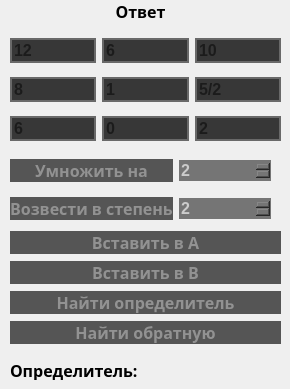
     <widget class="QWidget" name="matrixAnswer" native="true">
      <widget class="QWidget" name="verticalLayoutWidget_4">
       <property name="geometry">
        <rect>
         <x>10</x>
         <y>230</y>
         <width>271</width>
         <height>116</height>
        </rect>
       </property>
       <layout class="QVBoxLayout" name="clsDeterInvertAns">
        <item>
         <widget class="QPushButton" name="InA">
          <property name="font">
           <font>
            <family>Meiryo</family>
            <pointsize>12</pointsize>
            <weight>75</weight>
            <bold>true</bold>
           </font>
          </property>
          <property name="cursor">
           <cursorShape>PointingHandCursor</cursorShape>
          </property>
          <property name="autoFillBackground">
           <bool>false</bool>
          </property>
          <property name="styleSheet">
           <string notr="true">QPushButton{
 	background-color: rgb(85, 85, 85);
	border: none;
	color: rgb(146, 146, 146);
}

QPushButton::hover{
 	background-color:rgb(65, 65, 65);
	border: 2px solid rgb(70, 70, 70);
}

QPushButton::pressed{
 	background-color: rgb(148, 148, 148);
	border: none;
	color: rgb(40, 40, 40)
}</string>
          </property>
          <property name="text">
           <string>Вставить в А</string>
          </property>
         </widget>
        </item>
        <item>
         <widget class="QPushButton" name="InB">
          <property name="font">
           <font>
            <family>Meiryo</family>
            <pointsize>12</pointsize>
            <weight>75</weight>
            <bold>true</bold>
           </font>
          </property>
          <property name="cursor">
           <cursorShape>PointingHandCursor</cursorShape>
          </property>
          <property name="autoFillBackground">
           <bool>false</bool>
          </property>
          <property name="styleSheet">
           <string notr="true">QPushButton{
 	background-color: rgb(85, 85, 85);
	border: none;
	color: rgb(146, 146, 146);
}

QPushButton::hover{
 	background-color:rgb(65, 65, 65);
	border: 2px solid rgb(70, 70, 70);
}

QPushButton::pressed{
 	background-color: rgb(148, 148, 148);
	border: none;
	color: rgb(40, 40, 40)
}</string>
          </property>
          <property name="text">
           <string>Вставить в В</string>
          </property>
         </widget>
        </item>
        <item>
         <widget class="QPushButton" name="deterAns">
          <property name="font">
           <font>
            <family>Meiryo</family>
            <pointsize>12</pointsize>
            <weight>75</weight>
            <bold>true</bold>
           </font>
          </property>
          <property name="cursor">
           <cursorShape>PointingHandCursor</cursorShape>
          </property>
          <property name="autoFillBackground">
           <bool>false</bool>
          </property>
          <property name="styleSheet">
           <string notr="true">QPushButton{
 	background-color: rgb(85, 85, 85);
	border: none;
	color: rgb(146, 146, 146);
}

QPushButton::hover{
 	background-color:rgb(65, 65, 65);
	border: 2px solid rgb(70, 70, 70);
}

QPushButton::pressed{
 	background-color: rgb(148, 148, 148);
	border: none;
	color: rgb(40, 40, 40)
}</string>
          </property>
          <property name="text">
           <string>Найти определитель</string>
          </property>
         </widget>
        </item>
        <item>
         <widget class="QPushButton" name="invertAns">
          <property name="font">
           <font>
            <family>Meiryo</family>
            <pointsize>12</pointsize>
            <weight>75</weight>
            <bold>true</bold>
           </font>
          </property>
          <property name="cursor">
           <cursorShape>PointingHandCursor</cursorShape>
          </property>
          <property name="autoFillBackground">
           <bool>false</bool>
          </property>
          <property name="styleSheet">
           <string notr="true">QPushButton{
 	background-color: rgb(85, 85, 85);
	border: none;
	color: rgb(146, 146, 146);
}

QPushButton::hover{
 	background-color:rgb(65, 65, 65);
	border: 2px solid rgb(70, 70, 70);
}

QPushButton::pressed{
 	background-color: rgb(148, 148, 148);
	border: none;
	color: rgb(40, 40, 40)
}</string>
          </property>
          <property name="text">
           <string>Найти обратную</string>
          </property>
         </widget>
        </item>
       </layout>
      </widget>
      <widget class="QWidget" name="gridLayoutWidget_9">
       <property name="geometry">
        <rect>
         <x>10</x>
         <y>150</y>
         <width>271</width>
         <height>81</height>
        </rect>
       </property>
       <layout class="QGridLayout" name="sizeAddExpendAns">
        <property name="sizeConstraint">
         <enum>QLayout::SetDefaultConstraint</enum>
        </property>
        <property name="leftMargin">
         <number>0</number>
        </property>
        <property name="rightMargin">
         <number>10</number>
        </property>
        <item row="1" column="0">
         <widget class="QPushButton" name="expButtonAns">
          <property name="font">
           <font>
            <family>Meiryo</family>
            <pointsize>12</pointsize>
            <weight>75</weight>
            <bold>true</bold>
           </font>
          </property>
          <property name="cursor">
           <cursorShape>PointingHandCursor</cursorShape>
          </property>
          <property name="autoFillBackground">
           <bool>false</bool>
          </property>
          <property name="styleSheet">
           <string notr="true">QPushButton{
 	background-color: rgb(85, 85, 85);
	border: none;
	color: rgb(146, 146, 146);
}

QPushButton::hover{
 	background-color:rgb(65, 65, 65);
	border: 2px solid rgb(70, 70, 70);
}

QPushButton::pressed{
 	background-color: rgb(148, 148, 148);
	border: none;
	color: rgb(40, 40, 40)
}</string>
          </property>
          <property name="text">
           <string>Возвести в степень</string>
          </property>
         </widget>
        </item>
        <item row="0" column="1">
         <widget class="QSpinBox" name="addAns_val">
          <property name="font">
           <font>
            <pointsize>12</pointsize>
            <weight>75</weight>
            <bold>true</bold>
           </font>
          </property>
          <property name="cursor">
           <cursorShape>IBeamCursor</cursorShape>
          </property>
          <property name="styleSheet">
           <string notr="true">background-color: rgb(117, 117, 117);
border: none;
color: rgb(203, 203, 203);</string>
          </property>
          <property name="maximum">
           <number>99999</number>
          </property>
          <property name="value">
           <number>2</number>
          </property>
         </widget>
        </item>
        <item row="0" column="0">
         <widget class="QPushButton" name="addButtonAns">
          <property name="font">
           <font>
            <family>Meiryo</family>
            <pointsize>12</pointsize>
            <weight>75</weight>
            <bold>true</bold>
           </font>
          </property>
          <property name="cursor">
           <cursorShape>PointingHandCursor</cursorShape>
          </property>
          <property name="autoFillBackground">
           <bool>false</bool>
          </property>
          <property name="styleSheet">
           <string notr="true">QPushButton{
 	background-color: rgb(85, 85, 85);
	border: none;
	color: rgb(146, 146, 146);
}

QPushButton::hover{
 	background-color:rgb(65, 65, 65);
	border: 2px solid rgb(70, 70, 70);
}

QPushButton::pressed{
 	background-color: rgb(148, 148, 148);
	border: none;
	color: rgb(40, 40, 40)
}</string>
          </property>
          <property name="text">
           <string>Умножить на</string>
          </property>
         </widget>
        </item>
        <item row="1" column="1">
         <widget class="QSpinBox" name="expAns_val">
          <property name="font">
           <font>
            <pointsize>12</pointsize>
            <weight>75</weight>
            <bold>true</bold>
           </font>
          </property>
          <property name="styleSheet">
           <string notr="true">background-color: rgb(117, 117, 117);
border: none;
color: rgb(203, 203, 203);</string>
          </property>
          <property name="maximum">
           <number>999</number>
          </property>
          <property name="value">
           <number>2</number>
          </property>
         </widget>
        </item>
       </layout>
      </widget>
      <widget class="QWidget" name="gridLayoutWidget_10">
       <property name="geometry">
        <rect>
         <x>10</x>
         <y>30</y>
         <width>271</width>
         <height>121</height>
        </rect>
       </property>
       <layout class="QGridLayout" name="matrixAns">
        <property name="spacing">
         <number>6</number>
        </property>
        <item row="2" column="1">
         <widget class="QLineEdit" name="ans7">
          <property name="sizeIncrement">
           <size>
            <width>0</width>
            <height>0</height>
           </size>
          </property>
          <property name="baseSize">
           <size>
            <width>0</width>
            <height>0</height>
           </size>
          </property>
          <property name="font">
           <font>
            <pointsize>12</pointsize>
            <weight>75</weight>
            <bold>true</bold>
           </font>
          </property>
          <property name="styleSheet">
           <string notr="true">background-color:rgb(55, 55, 55);
border: 2px solid rgb(105, 105, 105)</string>
          </property>
          <property name="placeholderText">
           <string>0</string>
          </property>
         </widget>
        </item>
        <item row="0" column="1">
         <widget class="QLineEdit" name="ans1">
          <property name="font">
           <font>
            <pointsize>12</pointsize>
            <weight>75</weight>
            <bold>true</bold>
           </font>
          </property>
          <property name="styleSheet">
           <string notr="true">background-color:rgb(55, 55, 55);
border: 2px solid rgb(105, 105, 105)</string>
          </property>
          <property name="placeholderText">
           <string>6</string>
          </property>
         </widget>
        </item>
        <item row="2" column="2">
         <widget class="QLineEdit" name="ans8">
          <property name="font">
           <font>
            <pointsize>12</pointsize>
            <weight>75</weight>
            <bold>true</bold>
           </font>
          </property>
          <property name="layoutDirection">
           <enum>Qt::LeftToRight</enum>
          </property>
          <property name="styleSheet">
           <string notr="true">background-color:rgb(55, 55, 55);
border: 2px solid rgb(105, 105, 105)</string>
          </property>
          <property name="placeholderText">
           <string>2</string>
          </property>
         </widget>
        </item>
        <item row="2" column="0">
         <widget class="QLineEdit" name="ans6">
          <property name="font">
           <font>
            <pointsize>12</pointsize>
            <weight>75</weight>
            <bold>true</bold>
           </font>
          </property>
          <property name="styleSheet">
           <string notr="true">background-color:rgb(55, 55, 55);
border: 2px solid rgb(105, 105, 105)</string>
          </property>
          <property name="placeholderText">
           <string>6</string>
          </property>
         </widget>
        </item>
        <item row="0" column="0">
         <widget class="QLineEdit" name="ans0">
          <property name="enabled">
           <bool>true</bool>
          </property>
          <property name="font">
           <font>
            <pointsize>12</pointsize>
            <weight>75</weight>
            <bold>true</bold>
           </font>
          </property>
          <property name="styleSheet">
           <string notr="true">text-align: left;
background-color:rgb(55, 55, 55);
border: 2px solid rgb(105, 105, 105);
</string>
          </property>
          <property name="placeholderText">
           <string>12</string>
          </property>
         </widget>
        </item>
        <item row="1" column="1">
         <widget class="QLineEdit" name="ans4">
          <property name="font">
           <font>
            <pointsize>12</pointsize>
            <weight>75</weight>
            <bold>true</bold>
           </font>
          </property>
          <property name="styleSheet">
           <string notr="true">background-color:rgb(55, 55, 55);
border: 2px solid rgb(105, 105, 105)</string>
          </property>
          <property name="placeholderText">
           <string>1</string>
          </property>
         </widget>
        </item>
        <item row="1" column="0">
         <widget class="QLineEdit" name="ans3">
          <property name="sizePolicy">
           <sizepolicy hsizetype="Expanding" vsizetype="Fixed">
            <horstretch>0</horstretch>
            <verstretch>0</verstretch>
           </sizepolicy>
          </property>
          <property name="font">
           <font>
            <pointsize>12</pointsize>
            <weight>75</weight>
            <bold>true</bold>
           </font>
          </property>
          <property name="styleSheet">
           <string notr="true">background-color:rgb(55, 55, 55);
border: 2px solid rgb(105, 105, 105)</string>
          </property>
          <property name="placeholderText">
           <string>8</string>
          </property>
         </widget>
        </item>
        <item row="1" column="2">
         <widget class="QLineEdit" name="ans5">
          <property name="font">
           <font>
            <pointsize>12</pointsize>
            <weight>75</weight>
            <bold>true</bold>
           </font>
          </property>
          <property name="styleSheet">
           <string notr="true">background-color:rgb(55, 55, 55);
border: 2px solid rgb(105, 105, 105)</string>
          </property>
          <property name="placeholderText">
           <string>5/2</string>
          </property>
         </widget>
        </item>
        <item row="0" column="2">
         <widget class="QLineEdit" name="ans2">
          <property name="font">
           <font>
            <pointsize>12</pointsize>
            <weight>75</weight>
            <bold>true</bold>
            <stylestrategy>PreferAntialias</stylestrategy>
           </font>
          </property>
          <property name="styleSheet">
           <string notr="true">background-color:rgb(55, 55, 55);
border: 2px solid rgb(105, 105, 105)</string>
          </property>
          <property name="placeholderText">
           <string>10</string>
          </property>
         </widget>
        </item>
       </layout>
      </widget>
      <widget class="QLabel" name="nameAns">
       <property name="geometry">
        <rect>
         <x>90</x>
         <y>0</y>
         <width>101</width>
         <height>20</height>
        </rect>
       </property>
       <property name="font">
        <font>
         <family>Meiryo</family>
         <pointsize>12</pointsize>
         <weight>75</weight>
         <bold>true</bold>
        </font>
       </property>
       <property name="text">
        <string>&lt;html&gt;&lt;head/&gt;&lt;body&gt;&lt;p align=&quot;center&quot;&gt;Ответ&lt;/p&gt;&lt;/body&gt;&lt;/html&gt;</string>
       </property>
      </widget>
      <widget class="QLabel" name="determinantAns">
       <property name="geometry">
        <rect>
         <x>10</x>
         <y>360</y>
         <width>141</width>
         <height>20</height>
        </rect>
       </property>
       <property name="font">
        <font>
         <family>Meiryo</family>
         <pointsize>12</pointsize>
         <weight>75</weight>
         <bold>true</bold>
        </font>
       </property>
       <property name="text">
        <string>Определитель:</string>
       </property>
      </widget>
      <widget class="QLabel" name="determinantAns_val">
       <property name="geometry">
        <rect>
         <x>160</x>
         <y>360</y>
         <width>111</width>
         <height>20</height>
        </rect>
       </property>
       <property name="font">
        <font>
         <family>Meiryo</family>
         <pointsize>12</pointsize>
         <weight>75</weight>
         <bold>true</bold>
        </font>
       </property>
       <property name="text">
        <string/>
       </property>
      </widget>
     </widget>
